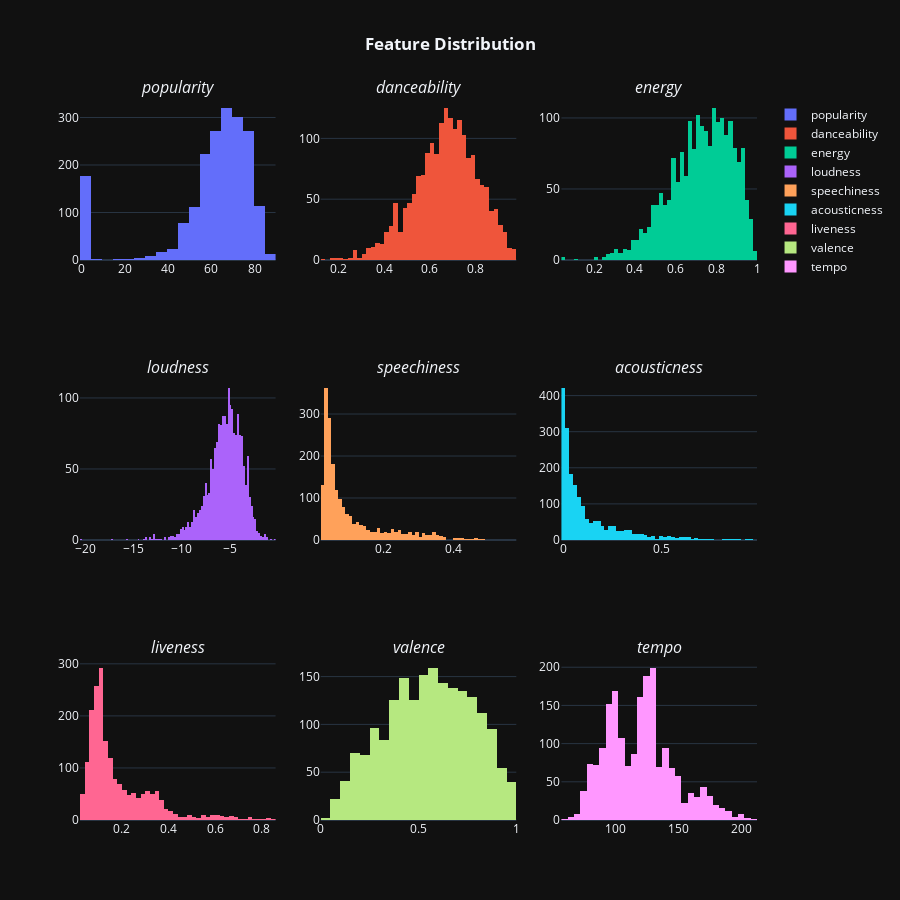

Write notebook code for a chart like this one.
### Markdown cell above
## Column Distributions

### Code cell
fig=make_subplots(rows=3,cols=3,subplot_titles=('<i>popularity', '<i>danceability', '<i>energy', '<i>loudness', '<i>speechiness', '<i>acousticness', '<i>liveness', '<i>valence', '<i>tempo'))
fig.add_trace(go.Histogram(x=df['popularity'],name='popularity'),row=1,col=1)
fig.add_trace(go.Histogram(x=df['danceability'],name='danceability'),row=1,col=2)
fig.add_trace(go.Histogram(x=df['energy'],name='energy'),row=1,col=3)
fig.add_trace(go.Histogram(x=df['loudness'],name='loudness'),row=2,col=1)
fig.add_trace(go.Histogram(x=df['speechiness'],name='speechiness'),row=2,col=2)
fig.add_trace(go.Histogram(x=df['acousticness'],name='acousticness'),row=2,col=3)
fig.add_trace(go.Histogram(x=df['liveness'],name='liveness'),row=3,col=1)
fig.add_trace(go.Histogram(x=df['valence'],name='valence'),row=3,col=2)
fig.add_trace(go.Histogram(x=df['tempo'],name='tempo'),row=3,col=3)
fig.update_layout(height=900,width=900,title_text='<b>Feature Distribution')
fig.update_layout(template='plotly_dark',title_x=0.5)

### Figure 1 — Plotly figure (JSON) as saved in the notebook; plotly's stock layout.template omitted (floating-point values rounded to 4 significant figures; data arrays with more than 128 entries replaced by an {"elided": "..."} marker saying what was removed)
{"data": [{"name": "popularity", "type": "histogram", "x": {"elided": "1941 int values"}, "xaxis": "x", "yaxis": "y"}, {"name": "danceability", "type": "histogram", "x": {"elided": "1941 float values"}, "xaxis": "x2", "yaxis": "y2"}, {"name": "energy", "type": "histogram", "x": {"elided": "1941 float values"}, "xaxis": "x3", "yaxis": "y3"}, {"name": "loudness", "type": "histogram", "x": {"elided": "1941 float values"}, "xaxis": "x4", "yaxis": "y4"}, {"name": "speechiness", "type": "histogram", "x": {"elided": "1941 float values"}, "xaxis": "x5", "yaxis": "y5"}, {"name": "acousticness", "type": "histogram", "x": {"elided": "1941 float values"}, "xaxis": "x6", "yaxis": "y6"}, {"name": "liveness", "type": "histogram", "x": {"elided": "1941 float values"}, "xaxis": "x7", "yaxis": "y7"}, {"name": "valence", "type": "histogram", "x": {"elided": "1941 float values"}, "xaxis": "x8", "yaxis": "y8"}, {"name": "tempo", "type": "histogram", "x": {"elided": "1941 float values"}, "xaxis": "x9", "yaxis": "y9"}], "layout": {"annotations": [{"font": {"size": 16}, "showarrow": false, "text": "<i>popularity", "x": 0.1444, "xanchor": "center", "xref": "paper", "y": 1, "yanchor": "bottom", "yref": "paper"}, {"font": {"size": 16}, "showarrow": false, "text": "<i>danceability", "x": 0.5, "xanchor": "center", "xref": "paper", "y": 1, "yanchor": "bottom", "yref": "paper"}, {"font": {"size": 16}, "showarrow": false, "text": "<i>energy", "x": 0.8556, "xanchor": "center", "xref": "paper", "y": 1, "yanchor": "bottom", "yref": "paper"}, {"font": {"size": 16}, "showarrow": false, "text": "<i>loudness", "x": 0.1444, "xanchor": "center", "xref": "paper", "y": 0.6111, "yanchor": "bottom", "yref": "paper"}, {"font": {"size": 16}, "showarrow": false, "text": "<i>speechiness", "x": 0.5, "xanchor": "center", "xref": "paper", "y": 0.6111, "yanchor": "bottom", "yref": "paper"}, {"font": {"size": 16}, "showarrow": false, "text": "<i>acousticness", "x": 0.8556, "xanchor": "center", "xref": "paper", "y": 0.6111, "yanchor": "bottom", "yref": "paper"}, {"font": {"size": 16}, "showarrow": false, "text": "<i>liveness", "x": 0.1444, "xanchor": "center", "xref": "paper", "y": 0.2222, "yanchor": "bottom", "yref": "paper"}, {"font": {"size": 16}, "showarrow": false, "text": "<i>valence", "x": 0.5, "xanchor": "center", "xref": "paper", "y": 0.2222, "yanchor": "bottom", "yref": "paper"}, {"font": {"size": 16}, "showarrow": false, "text": "<i>tempo", "x": 0.8556, "xanchor": "center", "xref": "paper", "y": 0.2222, "yanchor": "bottom", "yref": "paper"}], "height": 900, "title": {"text": "<b>Feature Distribution", "x": 0.5}, "width": 900, "xaxis": {"anchor": "y", "domain": [0, 0.2889]}, "xaxis2": {"anchor": "y2", "domain": [0.3556, 0.6444]}, "xaxis3": {"anchor": "y3", "domain": [0.7111, 1]}, "xaxis4": {"anchor": "y4", "domain": [0, 0.2889]}, "xaxis5": {"anchor": "y5", "domain": [0.3556, 0.6444]}, "xaxis6": {"anchor": "y6", "domain": [0.7111, 1]}, "xaxis7": {"anchor": "y7", "domain": [0, 0.2889]}, "xaxis8": {"anchor": "y8", "domain": [0.3556, 0.6444]}, "xaxis9": {"anchor": "y9", "domain": [0.7111, 1]}, "yaxis": {"anchor": "x", "domain": [0.7778, 1]}, "yaxis2": {"anchor": "x2", "domain": [0.7778, 1]}, "yaxis3": {"anchor": "x3", "domain": [0.7778, 1]}, "yaxis4": {"anchor": "x4", "domain": [0.3889, 0.6111]}, "yaxis5": {"anchor": "x5", "domain": [0.3889, 0.6111]}, "yaxis6": {"anchor": "x6", "domain": [0.3889, 0.6111]}, "yaxis7": {"anchor": "x7", "domain": [0, 0.2222]}, "yaxis8": {"anchor": "x8", "domain": [0, 0.2222]}, "yaxis9": {"anchor": "x9", "domain": [0, 0.2222]}}}
